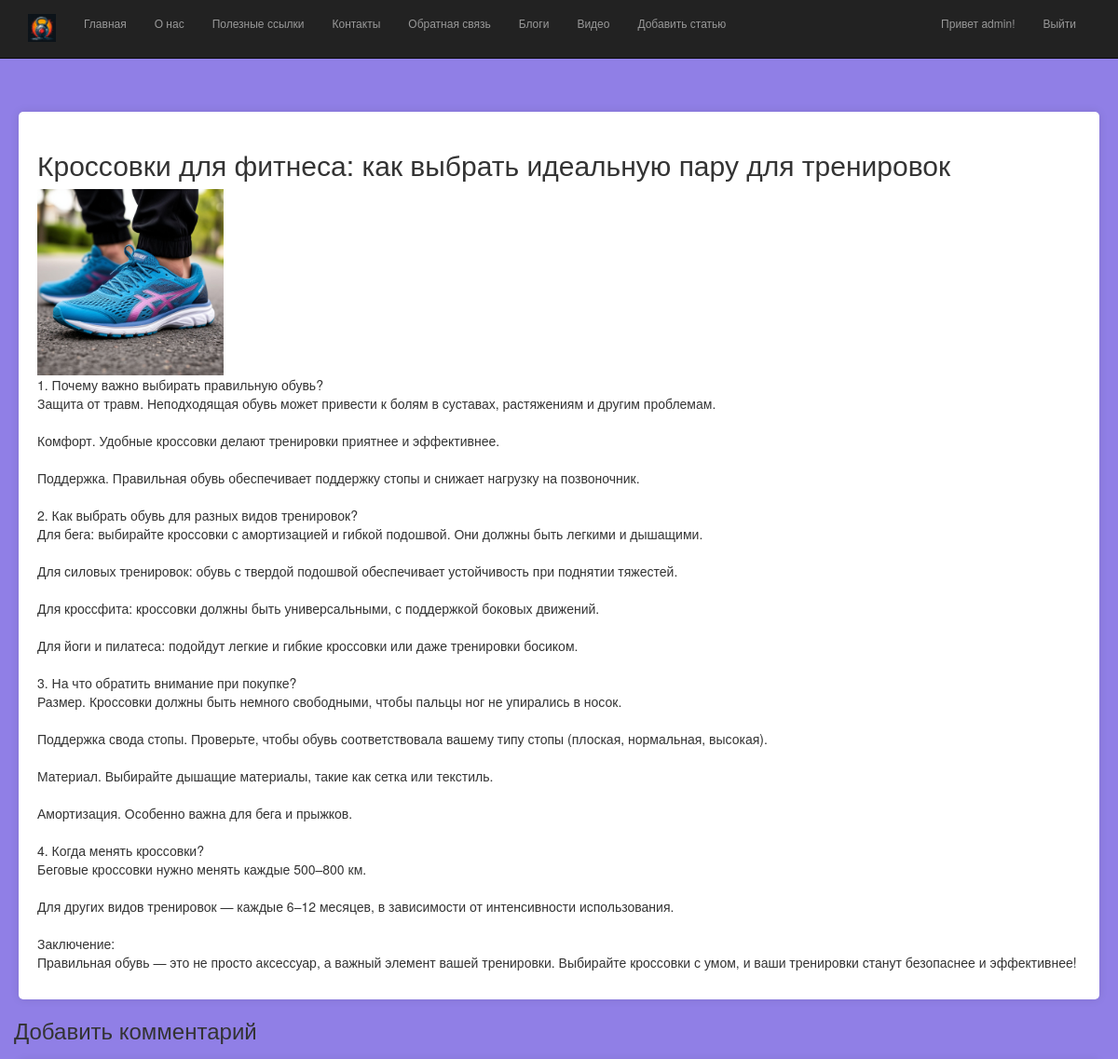
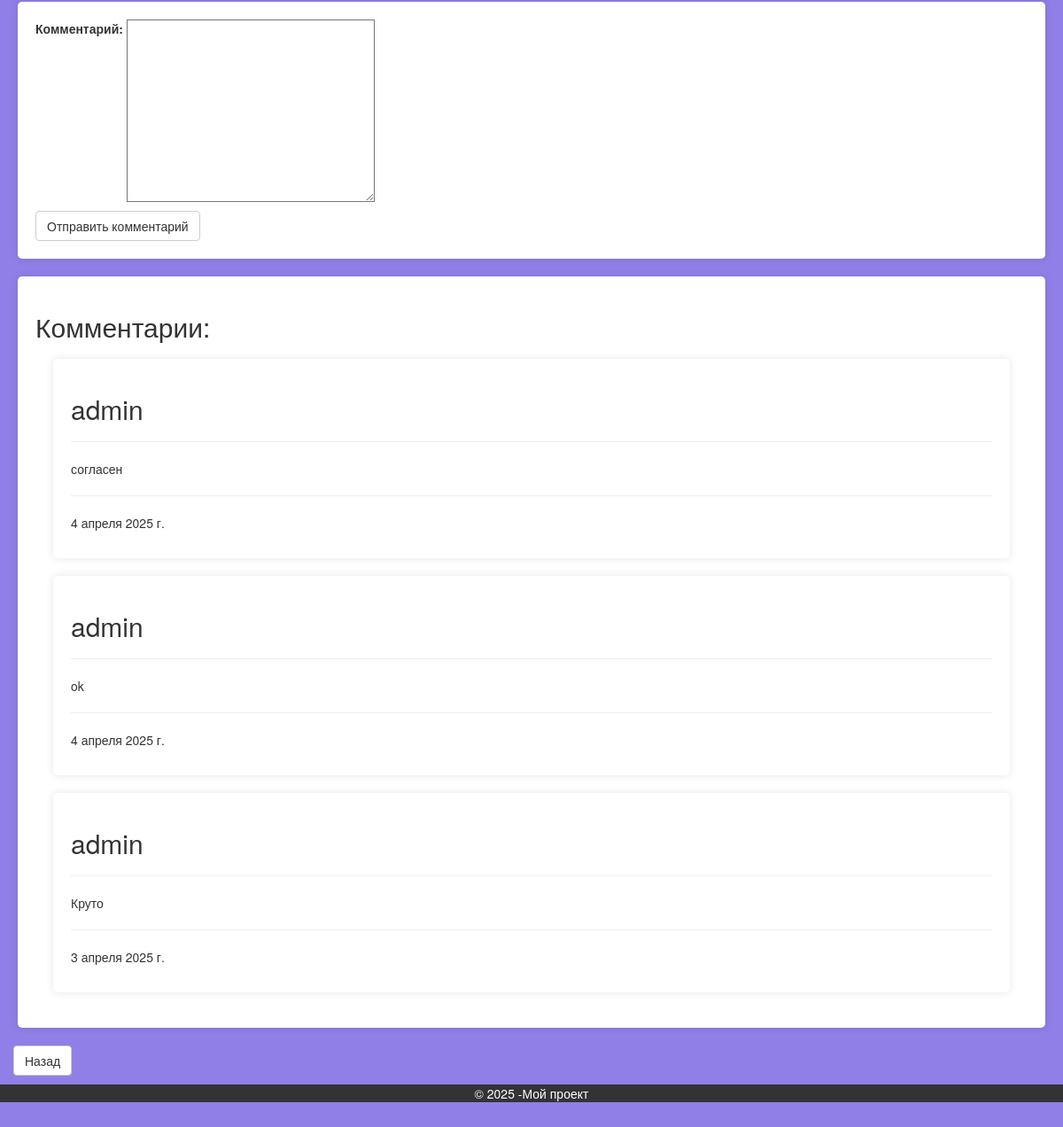
Screenshot of /blogpost/4/ (signed in) with the database file from the repository (2 pictures, top to bottom).
### app/models.py (models this page shows, shortened)
class Blog(models.Model):
    title = models.CharField(max_length= 100, unique_for_date= "posted", verbose_name= "Заголовок")
    description = models.TextField(verbose_name="Краткое содержание")
    content = models.TextField(verbose_name= "Содержание")
    posted = models.DateTimeField(default=datetime.now(), db_index=True, verbose_name="Опубликована")
    author = models.ForeignKey(User, null=True, blank=True, on_delete=models.SET_NULL, verbose_name="Автор")
    image = models.FileField(default='temp.jpg', verbose_name= 'Путь к картинке')
    class Meta:
        db_table = "Posts"
        ordering = ["-posted"]
        verbose_name = "статья блога"
        verbose_name_plural = "статьи блога"

class Comment(models.Model):
    text = models.TextField(verbose_name="Текст комментария")
    date = models.DateField(default=datetime.now(), db_index=True, verbose_name="Дата комментария")
    author = models.ForeignKey(User, on_delete=models.CASCADE, verbose_name="Автор комментария")
    post = models.ForeignKey(Blog, on_delete= models.CASCADE, verbose_name="Статья комментария")
    class Meta:
        db_table = "Comment"
        ordering = ["-date"]
        verbose_name = "Комментарии к статье блога"
        verbose_name_plural = "Комментарии к статьям блога"

### app/views.py (the view)
# urls.py: path('blogpost/<int:parametr>/', views.blogpost, name='blogpost'),
def blogpost(request, parametr):
    assert isinstance(request, HttpRequest)
    post_1 = Blog.objects.get(id=parametr)
    comments = Comment.objects.filter(post = parametr)
    if request.method == "POST":
        form = CommentForm(request.POST)
        if form.is_valid():
            comment_f = form.save(commit=False)
            comment_f.author = request.user
            comment_f.date = datetime.now()
            comment_f.post = Blog.objects.get(id = parametr)
            comment_f.save()
            return redirect('blogpost', parametr = post_1.id)
    else:
        form = CommentForm()
    return render(
        request,
            'app/blogpost.html',
            {
                'post_1': post_1,
                'comments': comments,
                'form': form,
                'year':datetime.now().year,
            }
        )

### app/forms.py
class CommentForm(forms.ModelForm):
    class Meta:
        model = Comment
        fields = ('text',)
        labels = {'text': "Комментарий"}

### app/templates/app/blogpost.html (shortened to what this page needs)
﻿{% extends "app/layout.html" %}
{% block content %}
<div class="content-block">
    <h2> {{post_1.title}} </h2>
    {% if post_1.image and post_1.image_url != '/media/temp.jpg' %}
    <img src="{{ post_1.image.url }}" alt="Картинка статьи блога" width="200"/>
    {% endif %}
    <p> {{post_1.content|linebreaksbr}} </p>
</div>
    {% if user.is_authenticated %}
    <h3 style="margin-left: 15px;">Добавить комментарий</h3>
    <form method="POST">
        <div class="content-block">
            {{form.as_p}}
            <button type="submit" class="save btn btn-default">Отправить комментарий</button>
        </div>
    </form>
    {% else %}
    <h3>Для добавления комментария авторизуйтесть </h3>
    {% endif %}
    <form class="content-block">
        <h2>Комментарии:</h2>
        {% for comment in comments %}
        <div class="comment-block">
            <h2>{{comment.author}}</h2>
            <hr />
            <p>{{comment.text}}</p>
            <hr />
            <p>{{comment.date}}</p>
        </div>
        {% endfor %}
    </form>
<p style="margin-left:15px;"><a href="{% url 'blog' %} " class="btn btn-default">Назад</a></p>
{% endblock %}

### app/templates/app/loginpartial.html (shortened to what this page needs)
﻿{% if user.is_authenticated %}
<form id="logoutForm" action="/logout/" method="post" class="navbar-right">
    <ul class="nav navbar-nav navbar-right" style="font-size: 12px;">
        <li ><span class="navbar-brand" style="font-size: 12px;">Привет {{ user.username }}!</span></li>
        <li><a href="javascript:document.getElementById('logoutForm').submit()">Выйти</a></li>
    </ul>
</form>
{% else %}
<ul class="nav navbar-nav navbar-right">
    <li><a href="{% url 'login' %}">Войти</a></li>
</ul>
{% endif %}

### app/static/app/content/site.css (style rules this page uses)
body { padding-top: 80px; padding-bottom: 20px; background-color: #907fe6; }
input, select, textarea { max-width: 280px; }
.content-block { padding: 20px; margin: 20px; background: #fff; border-radius: 5px; box-shadow: 0 0 10px rgba(0, 0, 0, 0.1); transition: box-shadow 0.9s ease; }
.comment-block { padding: 20px; margin: 20px; background: #fff; border-color: black; border-width: 10px; border-radius: 5px; box-shadow: 0 0 10px rgba(0, 0, 0, 0.1); }

### rows the page displays
Blog: title "Кроссовки для фитнеса: как выбрать идеальную пару для тренировок", image (picture), content "1. Почему важно выбирать правильную обувь? Защита от травм. Неподходящая обувь может привести к болям в суставах, растяжениям и другим проблемам. Комфорт. Удобные кроссовки делают тренировки приятнее и эффективнее. Поддержка. Правильная обувь обеспечивает поддержку стопы и снижает нагрузку на позвоночник. 2. Как выбрать обувь для разных видов тренировок? Для бега: выбирайте кроссовки с амортизацией и гибкой подошвой. Они должны быть легкими и дышащими. Для силовых тренировок: обувь с твердой подошвой обеспечивает устойчивость при поднятии тяжестей. Для кроссфита: кроссовки должны быть универсальными, с поддержкой боковых движений. Для йоги и пилатеса: подойдут легкие и гибкие кроссовки или…"
Comment: author "admin", text "согласен", date "4 апреля 2025 г."
Comment: author "admin", text "ok", date "4 апреля 2025 г."
Comment: author "admin", text "Круто", date "3 апреля 2025 г."

### other values shown
{{ user.username }} "admin"
